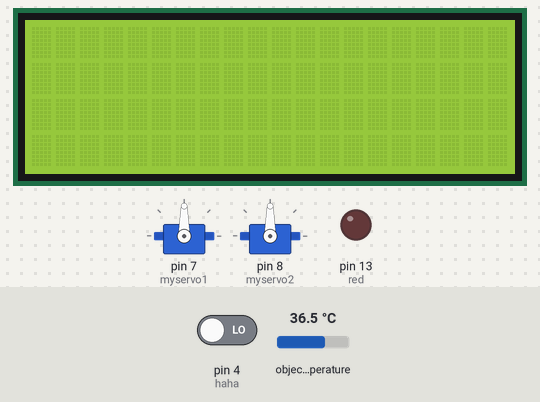
Bench run of a sketch on a simulated Arduino Uno, built with avr-gcc and run on an emulated ATmega328P. Parts: 2 × servo, 20×4 character LCD, output pins drawn as LEDs (lit = HIGH). The test bench sets the inputs (shaded band); at power-on: pin 4 (haha) LOW, object temperature 36.5 °C. What the sketch prints to the serial monitor is not drawn.

Above: at 1.2 s.
1.3 s: pin 4 (haha) driven HIGH
At 1.5 s:
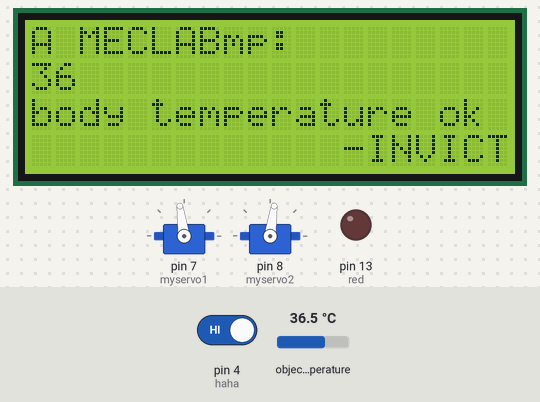
At 3.1 s:
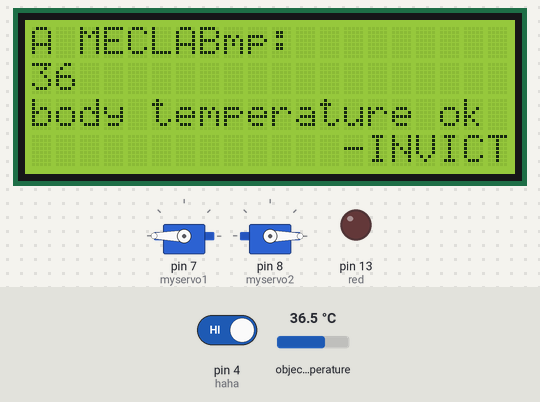
Timing chart, 0 to 10.0 s (numbered marks = the images above; inputs shaded):
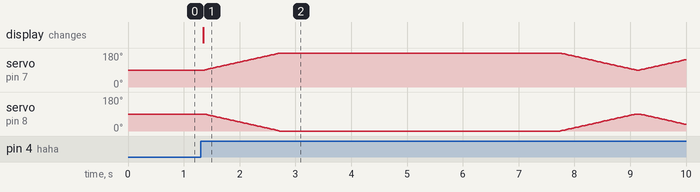

Measured:
- after the input at 1.3 s, the display: changes after 0.05 s (image 1)

The sketch:

autodoor.ino
```cpp
#include <LiquidCrystal_I2C.h>

#include <Servo.h>
#include <Wire.h>
#include <Adafruit_MLX90614.h>

Adafruit_MLX90614 mlx = Adafruit_MLX90614();
LiquidCrystal_I2C lcd(0x27,20,4);

Servo myservo1;
Servo myservo2;

#define red 13
#define haha 4
int pos1,pos2;

void setup() {
  Serial.begin(9600);
  pinMode(red,OUTPUT);
  pinMode(haha,INPUT);
  myservo1.attach(7);
  myservo2.attach(8);
  myservo1.write(90);
  myservo2.write(90);
  mlx.begin();

  lcd.init();
  lcd.backlight();


}

void loop() {

        int montion = digitalRead(haha);

        if(montion == 1){

          Serial.print("made");
          Serial.print("\n");
          lcd.setCursor(0,0);
          lcd.print("ObjectTemp:");
          lcd.setCursor(13,3);
          lcd.print("-INVICTA MECLAB");

          kaiguan();
          }
}

void kaiguan(){

   int temp_obj = mlx.readObjectTempC();
   Serial.print(temp_obj);
   Serial.print("\n");
          if(temp_obj < 31){
           lcd.setCursor(0,1);
           lcd.print(temp_obj);
           lcd.setCursor(0,2);
           lcd.print("Not detected,retest!");

          }if(temp_obj > 30 && temp_obj <38){

           lcd.setCursor(0,1);
           lcd.print(temp_obj);
           lcd.setCursor(0,2);
           lcd.print("body temperature ok ");
           for(pos1 = 90; pos1 <= 180; pos1 += 1)
          {
            myservo1.write(pos1);
            myservo2.write(180-pos1);
            delay(15);
          }
            delay(5000);

           for(pos1 = 180; pos1>=90; pos1 -=1)
           {
            myservo1.write(pos1);
            myservo2.write(180-pos1);
            delay(15);
           }

          }
          if(temp_obj>37){
            digitalWrite(red,HIGH);
            lcd.setCursor(0,1);
            lcd.print(temp_obj);
            lcd.setCursor(0,2);
            lcd.print("     Keep out!       ");
            delay(500);

  }
  digitalWrite(red,LOW);
}
```
